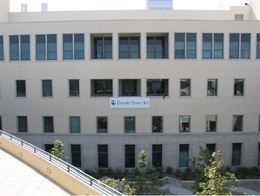
%> input picture Turning point search/Harris_1.jpg, 260 x 196 px, shrunk from 492 x 370 before the run
$ octave --eval "functionharris(rgb2gray(imread('Harris_1.jpg')));"   (GNU Octave 9; MATLAB toolbox functions it lacks are replaced by stand-ins)
%> lines starting %> are read from the running program, lines starting %| are printed output that depends on the picture; in (x1, y1, x2, y2) boxes, pixels count from 0 and x2, y2 are one past the last pixel; in counts of white or black regions, pixels touching at a corner belong together; the program's own positions count from 1
%%
% CLAB2 Task-1: Harris Corner Detector
% Your name (Your uniID)£ºu6693651
function []=functionharris(bw)
bw=imresize(bw,3);bw=im2double(bw); bw=imresize(bw,0.5);sigma = 2; thresh = 0.01; % Parameters, add more if needed
% Derivative masks
dx = [-1 0 1;-1 0 1; -1 0 1];
dy = dx'; % dx is the transpose matrix of dy
% compute x and y derivatives of image
Ix = conv2(bw,dx,'same');
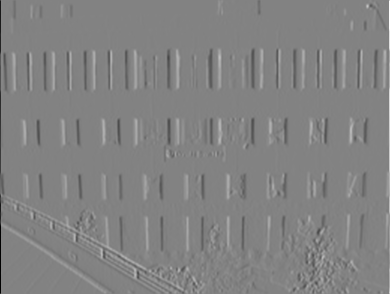
%> Ix: size 294x390 double; min -2.99, max 2.85, mean 0.0014; drawn with min black and max white
Iy = conv2(bw,dy,'same');
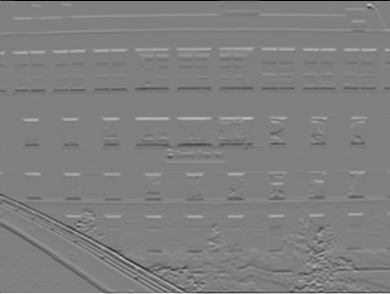
%> Iy: size 294x390 double; min -3, max 2.99, mean 0.00142; drawn with min black and max white

g = fspecial('gaussian',max(1,fix(3*sigma)*2+1),sigma);%find the gaussian convolution kernel
Ix2 = conv2(Ix.^2,g,'same'); % x and x
Iy2 = conv2(Iy.^2,g,'same'); % y and y
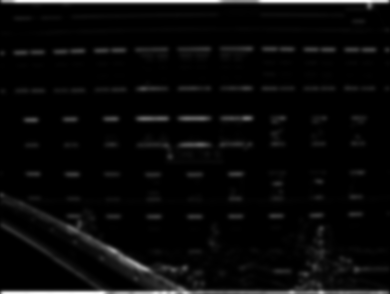
%> Iy2: size 294x390 double; min 7.8e-06, max 1.8, mean 0.0699; drawn with min black and max white
Ixy = conv2(Ix.*Iy,g,'same'); % x and y
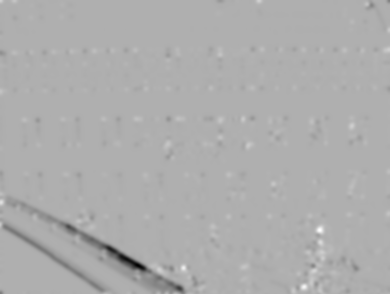
%> Ixy: size 294x390 double; min -0.539, max 0.246, mean -0.00446; drawn with min black and max white
%%%%%%%%%%%%%%%%%%%%%%%%%%%%%%%%%%%%%%%%%%%%%%%%%%%%%%%%%
% Task: Compute the Harris Cornerness                   %
%%%%%%%%%%%%%%%%%%%%%%%%%%%%%%%%%%%%%%%%%%%%%%%%%%%%%%%%%

r=size(bw,1);% find out the out put result's hight
%> r = 294
c=size(bw,2);% find out the out put result's width
%> c = 390
corner=zeros(r,c);% build a zero vector as the out put corner
R=zeros(r,c);%build a zero vector as the response

%%%%%%%%%%%%%%%%%%%%%%%%%%%%%%%%%%%%%%%%%%%%%%%%%%%%%%%%%
% Task: Perform non-maximum suppression and             %
%       thresholding, return the N corner points        %
%       as an Nx2 matrix of x and y coordinates         %
%%%%%%%%%%%%%%%%%%%%%%%%%%%%%%%%%%%%%%%%%%%%%%%%%%%%%%%%%

% compute M matrix and corner response
t=0;
for i = 1:r
    for j =1:c
        M = [Ix2(i,j) Ixy(i,j);Ixy(i,j) Iy2(i,j)];% compute M matrix
        R(i,j) = det(M) - 0.06*(trace(M)^2);
        if R(i,j)> t %find out the max value to use as the threshold
            t = R(i,j);
        end
    end
end
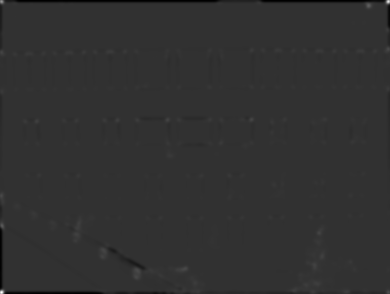
%> R: size 294x390 double; min -0.194, max 0.805, mean -0.00153; drawn with min black and max white
%> after the loop, t = 0.805

% Find the maximum value in the 3x3 neighborhood.
%Only one intersection point is the largest point of the neighborhood in the neighborhood, and the point is considered to be the corner point.
% looks for a point that satisfies both the corner threshold and the maximum point in its 8 neighborhood as a corner point
for i = 7:r-7
   for j = 7:c-7
       if R(i,j) > thresh*t && R(i,j) > R(i-1,j-1) && R(i,j) > R(i-1,j) && R(i,j) > R(i-1,j+1) && R(i,j) > R(i,j-1) && R(i,j) > R(i,j+1) && R(i,j) > R(i+1,j-1) && R(i,j) > R(i+1,j) && R(i,j) > R(i+1,j+1)%non-maximum suppression
           corner(i,j) = 1; %point the corner point by 1
       else
           corner(i,j)=0;   %the other which is not the corner is 0
       end
   end
end
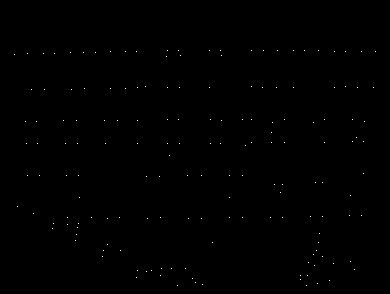
%> corner: size 294x390 double; values 0 (black) and 1 (white), 0.14% white in thin lines or dots, all inside (x1, y1, x2, y2) = (14, 50, 376, 286)
[x,y] = find(corner == 1); % find out the value 1 point is the result
%> x = 162 values from 51 to 286; y = 162 values from 15 to 376
%> `functionharris(rgb2gray(imread('Harris_1.jpg')));`:
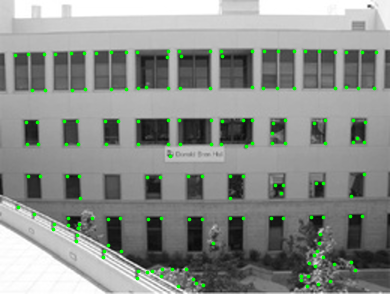
%> figure redrawn from the program's plot data

%drawing the crner point on thw image
imshow(bw),
hold on
plot(y,x,'g.');
hold off

$ run again, on Turning point search/Harris_3.jpg
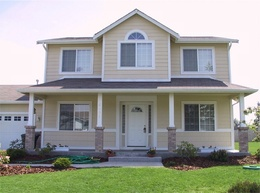
%> input picture Turning point search/Harris_3.jpg, 260 x 193 px, shrunk from 640 x 476 before the run
%> bw: size 579x780 double
%> bw: size 290x390 double
%> after the loop in functionharris, `for i = 1:r`: t = 0.777
%> after the loop in functionharris, `for i = 7:r-7`:
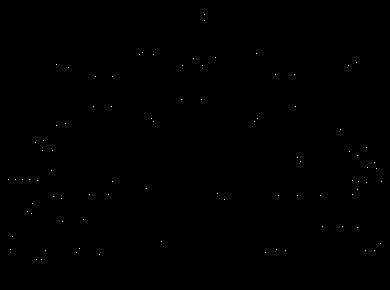
%> corner: size 290x390 double; values 0 (black) and 1 (white), 0.08% white in thin lines or dots, all inside (x1, y1, x2, y2) = (8, 14, 382, 260)
%> x = 88 values from 15 to 260; y = 88 values from 9 to 382
%> `functionharris(rgb2gray(imread('Harris_1.jpg')));`:
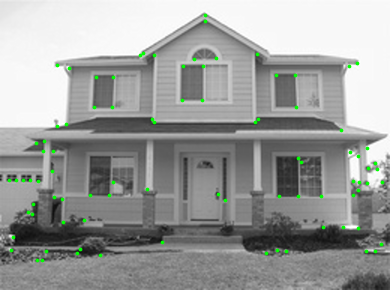
%> figure redrawn from the program's plot data
